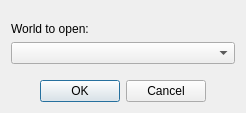
<?xml version="1.0" encoding="UTF-8"?>
<ui version="4.0">
 <class>DialogOpenWorld</class>
 <widget class="QDialog" name="DialogOpenWorld">
  <property name="geometry">
   <rect>
    <x>0</x>
    <y>0</y>
    <width>246</width>
    <height>113</height>
   </rect>
  </property>
  <property name="windowTitle">
   <string>Open existing world</string>
  </property>
  <property name="modal">
   <bool>true</bool>
  </property>
  <layout class="QVBoxLayout" name="verticalLayout">
   <item>
    <spacer name="verticalSpacer_2">
     <property name="orientation">
      <enum>Qt::Vertical</enum>
     </property>
     <property name="sizeHint" stdset="0">
      <size>
       <width>10</width>
       <height>10</height>
      </size>
     </property>
    </spacer>
   </item>
   <item>
    <widget class="QLabel" name="labelWorldtoopen">
     <property name="text">
      <string>World to open:</string>
     </property>
    </widget>
   </item>
   <item>
    <widget class="QComboBox" name="comboBoxWorldToOpen"/>
   </item>
   <item>
    <spacer name="verticalSpacer">
     <property name="orientation">
      <enum>Qt::Vertical</enum>
     </property>
     <property name="sizeType">
      <enum>QSizePolicy::Expanding</enum>
     </property>
     <property name="sizeHint" stdset="0">
      <size>
       <width>10</width>
       <height>10</height>
      </size>
     </property>
    </spacer>
   </item>
   <item>
    <widget class="QDialogButtonBox" name="buttonBox">
     <property name="orientation">
      <enum>Qt::Horizontal</enum>
     </property>
     <property name="standardButtons">
      <set>QDialogButtonBox::Cancel|QDialogButtonBox::Ok</set>
     </property>
     <property name="centerButtons">
      <bool>true</bool>
     </property>
    </widget>
   </item>
  </layout>
 </widget>
 <resources/>
 <connections>
  <connection>
   <sender>buttonBox</sender>
   <signal>accepted()</signal>
   <receiver>DialogOpenWorld</receiver>
   <slot>accept()</slot>
   <hints>
    <hint type="sourcelabel">
     <x>248</x>
     <y>254</y>
    </hint>
    <hint type="destinationlabel">
     <x>157</x>
     <y>274</y>
    </hint>
   </hints>
  </connection>
  <connection>
   <sender>buttonBox</sender>
   <signal>rejected()</signal>
   <receiver>DialogOpenWorld</receiver>
   <slot>reject()</slot>
   <hints>
    <hint type="sourcelabel">
     <x>316</x>
     <y>260</y>
    </hint>
    <hint type="destinationlabel">
     <x>286</x>
     <y>274</y>
    </hint>
   </hints>
  </connection>
 </connections>
</ui>
